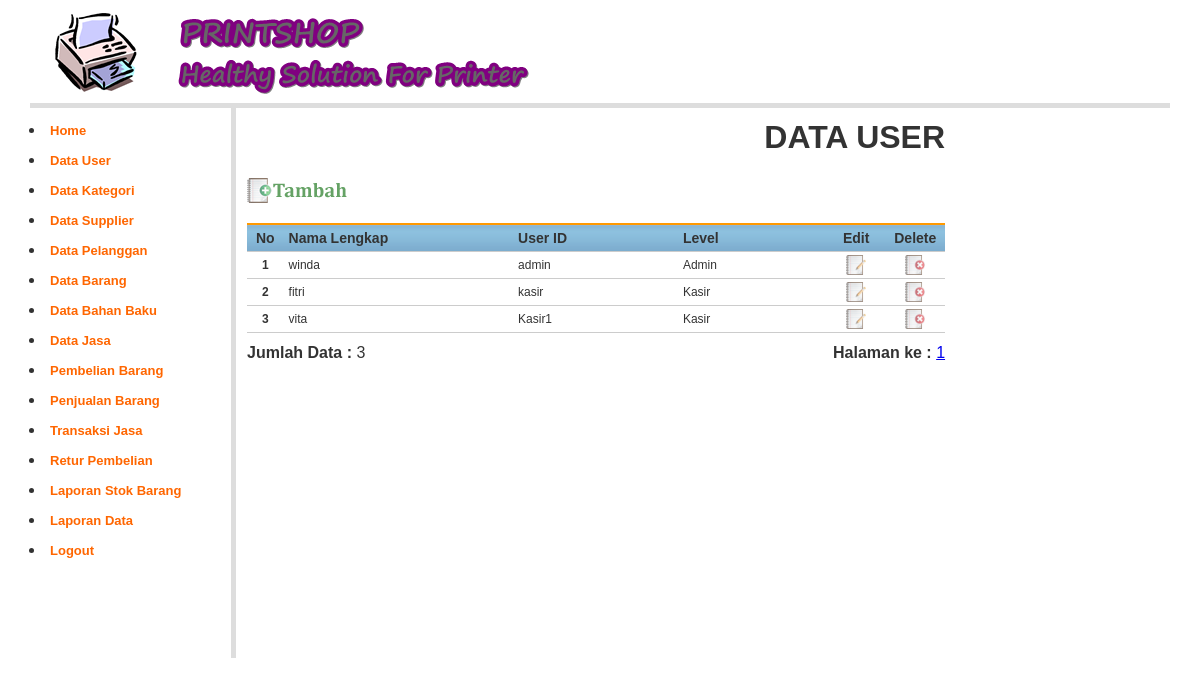
Screenshot of /?page=Data-User (signed in) with the database file from the repository.
### tables this page shows
CREATE TABLE `user_login` (
  `id` int(4) NOT NULL AUTO_INCREMENT,
  `userid` char(20) NOT NULL,
  `password` varchar(50) NOT NULL,
  `nama` varchar(50) NOT NULL,
  `level` enum('Kasir','Admin') NOT NULL DEFAULT 'Kasir',
  PRIMARY KEY (`id`)
);

### user_data.php (the view, shortened to what this page needs)
<?php
$row = 20;
$hal = isset($_GET['hal']) ? $_GET['hal'] : 0;
$pageSql = "SELECT * FROM user_login";
$pageQry = mysql_query($pageSql, $koneksidb) or die ("error paging: ".mysql_error());
$jml	 = mysql_num_rows($pageQry);
$max	 = ceil($jml/$row);
?>
<table width="700" border="0" cellpadding="2" cellspacing="1" class="table-border">
  <tr>
    <td colspan="2" align="right"><h1><b>DATA USER </b></h1></td>
  </tr>
  <tr>
    <td colspan="2"><a href="?page=Add-User" target="_self"><img src="images/btn_add_data2.png" height="25" border="0" /></a></td>
  </tr>
  <tr>
    <td colspan="2">&nbsp;</td>
  </tr>
  <tr>
    <td colspan="2"><table class="table-list" width="100%" border="0" cellspacing="1" cellpadding="2">
      <tr>
        <th width="27" align="center"><b>No</b></th>
        <th width="229"><b>Nama Lengkap</b></th>
        <th width="162"><b>User ID </b></th>
        <th width="145"><b>Level</b></th>
        <th width="50" align="center"><b>Edit</b></th>
        <th width="50" align="center"><b>Delete</b></th>
      </tr>
      <?php
	$userSql = "SELECT * FROM user_login ORDER BY id ASC LIMIT $hal, $row";
	$userQry = mysql_query($userSql, $koneksidb)  or die ("Query user salah : ".mysql_error());
	$nomor  = 0;
	while ($userRow = mysql_fetch_array($userQry)) {
	$nomor++;
	$Kode = $userRow['id'];
	?>
      <tr>
        <td align="center"><b><?php echo $nomor; ?></b></td>
        <td><?php echo $userRow['nama']; ?></td>
        <td><?php echo $userRow['userid']; ?></td>
        <td><?php echo $userRow['level']; ?></td>
        <td align="center"><a href="?page=Edit-User&Kode=<?php echo $Kode;?>" target="_self" alt="Edit Data"><img src="images/btn_edit.png" width="20" height="20" border="0" /></a></td>
        <td align="center"><a href="?page=Delete-User&Kode=<?php echo $Kode;?>" target="_self" alt="Delete Data" onclick="return confirm('ANDA YAKIN INGIN MENGHAPUS DATA PENTING INI ... ?')"><img src="images/btn_delete.png" width="20" height="20"  border="0"  alt="Delete Data" /></a></td>
      </tr>
      <?php } ?>
    </table></td>
  </tr>
  <tr>
    <td><b>Jumlah Data :</b> <?php echo $jml; ?> </td>
    <td align="right"><b>Halaman ke :</b>
	<?php
	for ($h = 1; $h <= $max; $h++) {
		$list[$h] = $row * $h - $row;
		echo " <a href='?page=Data-User&hal=$list[$h]'>$h</a> ";
	}
	?>
	</td>
  </tr>
</table>

### styles/style.css (style rules this page uses)
td img { opacity:0.6; }
body { margin:0px auto 0px; padding:3px; font-family:"Arial"; font-size:12px; color:#333; width:95%; background-position:top; background-color:#fff; }
.table-main td { color: #333; border-collapse: collapse; vertical-align: center; padding: 0px; border:none; }
.table-list { clear: both; text-align: left; border-collapse: collapse; margin: 0px 0px 10px 0px; background:#fff; }
.table-list th { color: #333; font-size: 14px; font-weight: 700; margin: 2px 2px 2px 2px; padding: 5px 5px; background: url(../images/Background_td2.gif) repeat-x top #fff; border-bottom: 1px solid #CCC; border-top: 2px solid #FF9900; }
.table-list td { color: #333; font-size:12px; border-color: #fff; border-collapse: collapse; vertical-align: center; padding: 3px 5px; border-bottom:1px #CCCCCC solid; }

### rows the page displays
user_login: nama "winda", userid "admin", level "Admin"
user_login: nama "fitri", userid "kasir", level "Kasir"
user_login: nama "vita", userid "Kasir1", level "Kasir"

### other values shown
$jml "3"
